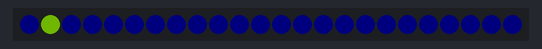
This sketch was run on a simulated Arduino Uno, built with avr-gcc and run on an emulated ATmega328P. Parts: 24 RGB LEDs in strip order, left to right. Dim RGB values are drawn brighter than linear.

Above: at 0.07 s.
At 11.24 s:
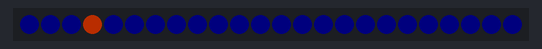
At 14.32 s:
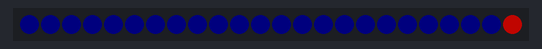
At 17.69 s:
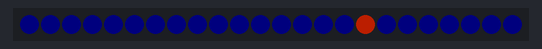
At 24.22 s:
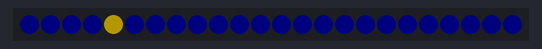
At 37.24 s:
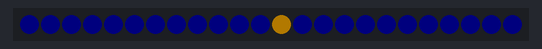

The sketch:

accelerator_movement_based_on_delay.ino
```cpp
#include <FastLED.h>

#define NUMPIXELS 24  // Number of pixels in the ring
#define DATA_PIN 9    // Pin to which the LED ring is connected
int litpixel = 0;
int timedelay = 150;
int delaycounter = 1;
bool desc = true;

// Define the LED array
CRGB leds[NUMPIXELS];

void setup() {
  FastLED.addLeds<NEOPIXEL, DATA_PIN>(leds, NUMPIXELS); // Initialize the LED array
}

void loop() {
  move_litpixel();
  update_delay();
  for (int i = 0; i < NUMPIXELS; i++) {
    // Calculate the hue for each pixel
    if (i == litpixel) {
      leds[i] = CHSV(timedelay/2, 255, 150); // Set pixel color based on hue
    } else {
      leds[i] = CHSV(160, 255, 30);
    }
  }
  FastLED.show();  // Update the LED strip
  delay(timedelay);       // Pause for a moment
}

void move_litpixel(){
  litpixel += 1;
  if (litpixel > 23) {
    litpixel = 0;
  }
}

void update_delay(){
  delaycounter -= 1;
  if (delaycounter <= 0){
    if (desc) {
      timedelay -= 1;
    } else {
      timedelay += 1;
    }
    if (timedelay <= 2 or timedelay > 150){
      desc = !desc;
    }
    delaycounter = 100/timedelay;
  }
}
```
